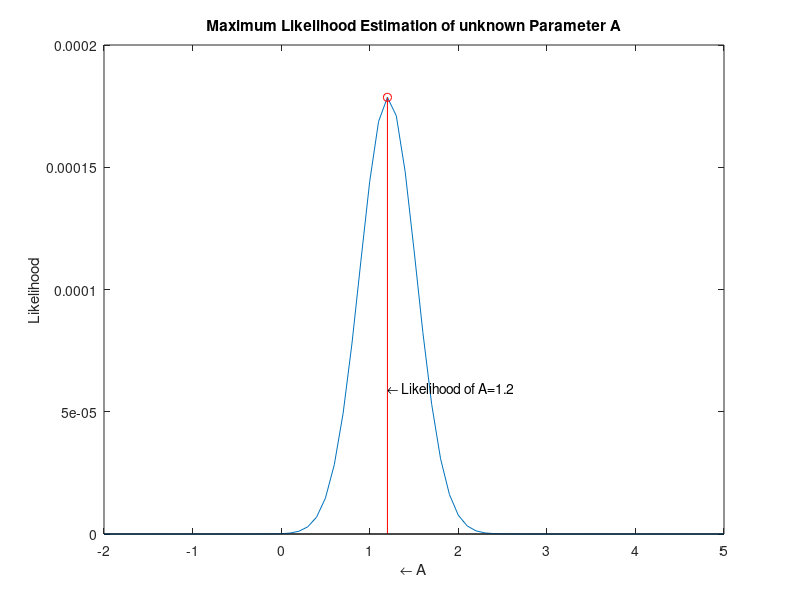
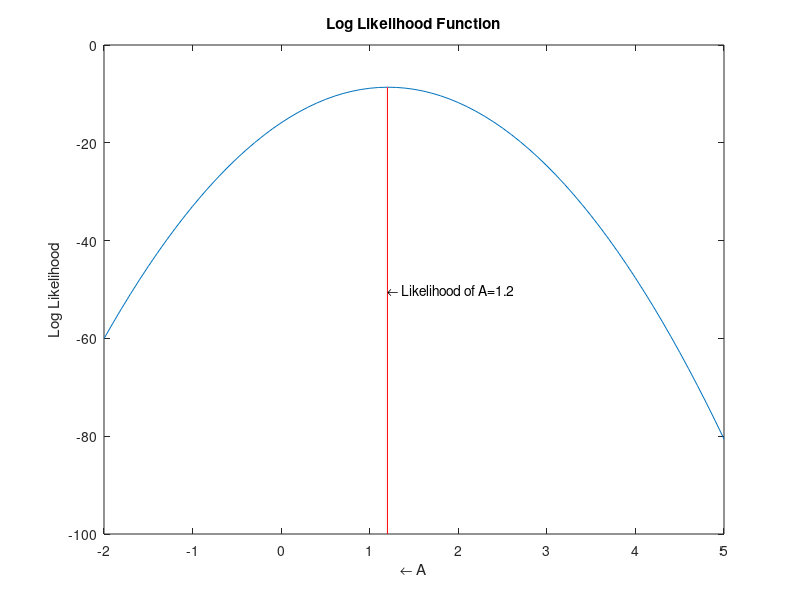

MATLAB code for these plots, in order:
%   Author: Mathuranathan (http://www.gaussianwaves.com)
 
%   License : creative commons : Attribution-NonCommercial-ShareAlike 3.0 Unported
%http://www.gaussianwaves.com/2012/10/likelihood-function-and-maximum-likelihood-estimation-mle/
 
 
A=1.3;
N=10; %Number of Samples to collect
x=A+randn(1,N);
 
s=1; %Assume standard deviation s=1
 
rangeA=-2:0.1:5; %Range of values of estimation parameter to test
L=zeros(1,length(rangeA)); %Place holder for likelihoods
 
for i=1:length(rangeA)
    %Calculate Likelihoods for each parameter value in the range
    L(i) = exp(-sum((x-rangeA(i)).^2)/(2*s^2));  %Neglect the constant term (1/(sqrt(2*pi)*sigma))^N as it will pull %down the likelihood value to zero for increasing value of N
end
 
[maxL,index]=max(L); %Select the parameter value with Maximum Likelihood
display('Maximum Likelihood of A');
display(rangeA(index));
 
%Plotting Commands
 
plot(rangeA,L);hold on;
stem(rangeA(index),L(index),'r'); %Point the Maximum Likelihood Estimate
displayText=['\leftarrow Likelihood of A=' num2str(rangeA(index))];
title('Maximum Likelihood Estimation of unknown Parameter A');
xlabel('\leftarrow A');
ylabel('Likelihood');
text(rangeA(index),L(index)/3,displayText,'HorizontalAlignment','left');
 
figure(2);
plot(rangeA,log(L));hold on;
YL = ylim;YMIN = YL(1);
plot([rangeA(index) rangeA(index)],[YMIN log(L(index))] ,'r'); %Point the Maximum Likelihood Estimate
title('Log Likelihood Function');
xlabel('\leftarrow A');
ylabel('Log Likelihood');
text([rangeA(index)],YMIN/2,displayText,'HorizontalAlignment','left');